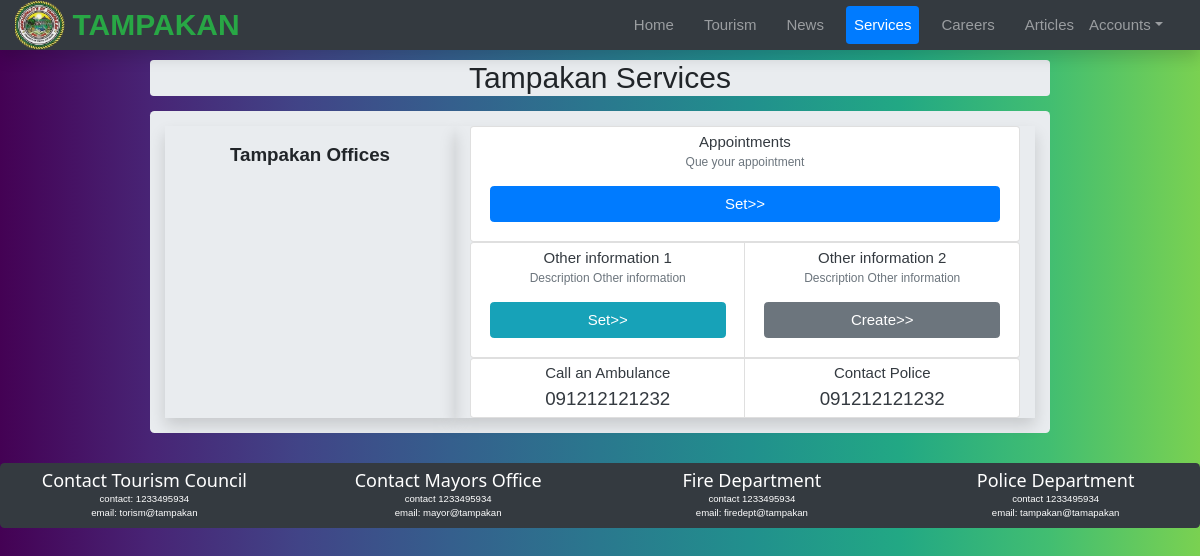
Before: /office/ with the older database file.
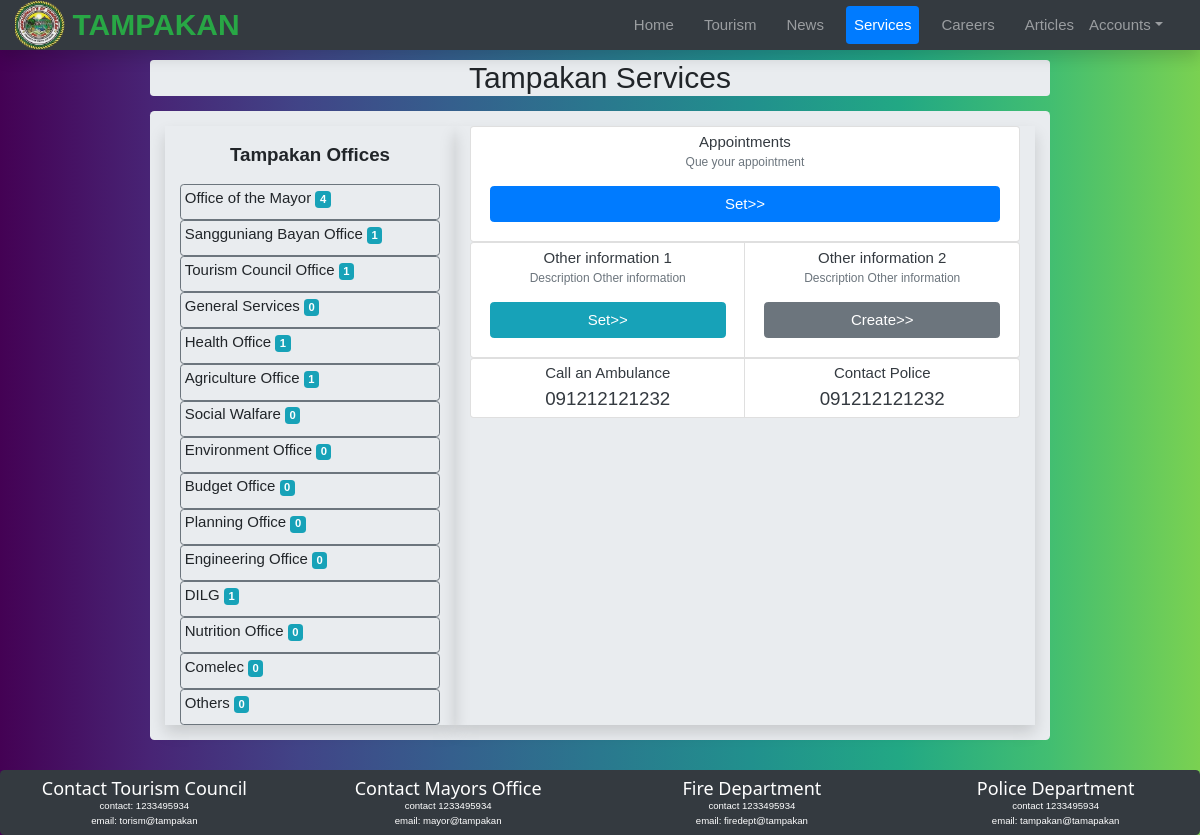
After: the same page with the newer database file.
### office/models.py (models this page shows, shortened)
class Office(models.Model):
    name = models.CharField(max_length=120)
    head = models.CharField(max_length=50, blank=True)
    def get_absolute_url(self):
        return reverse('office-page', kwargs={'pk': self.pk})
    @property
    def get_appointments(self):
        return self.related_appoinment.all()

### office/views.py (the view)
# urls.py: path('', office_list, name='office-list'),
def office_list(request):
    context = {'offices': Office.objects.all()}
    return render(request, 'office/office_list.html', context)

### templates/office/office_list.html
{% extends 'base/base.html' %}
{% block content %}
    <div class="jumbotron mx-auto col-lg-9 rounded h2 text-center my-3 p-0">Tampakan Services</div>
    <div class="jumbotron col-lg-9 mx-auto py-3">
        <div class="row">
            <div class="col-lg-4 shadow">
                <div class="lead font-weight-bold text-center my-3">Tampakan Offices</div>
                {% for office in offices %}
                    <a href="{{ office.get_absolute_url }}" class="nav-link p-1 border border-secondary rounded">
                        <div class="d-flex">
                            <div class="h6">{{ office.name }}
                                <span class="badge badge-info">{{ office.get_appointments.count }}</span>
                            </div>
                        </div>
                    </a>
                {% endfor %}
            </div>
            <div class="col-lg-8 shadow text-center">
                <div class="card text-dark p-1 animated slideInUp">
                    <div>Appointments</div>
                    <div class="text-muted small">Que your appointment</div>
                    <a href="{% url 'create-appointment' %}" class="btn btn-primary m-3">Set>></a>
                </div>
                <div class="card-group">
                    <div class="card text-dark p-1 animated slideInUp">
                        <div>Other information 1</div>
                        <div class="text-muted small">Description Other information</div>
                        <a href="{% url 'carrers' %}" class="btn btn-info m-3">Set>></a>
                    </div>
                    <div class="card text-dark p-1 animated slideInUp">
                        <div>Other information 2</div>
                        <div class="text-muted small">Description Other information</div>
                        <a href="{% url 'carrers' %}" class="btn btn-secondary m-3">Create>></a>
                    </div>
                </div>
                <div class="card-group">
                    <div class="card text-dark p-1 animated slideInUp">
                        <div>Call an Ambulance</div>
                        <div class="lead">091212121232</div>
                    </div>
                    <div class="card text-dark p-1 animated slideInUp">
                        <div>Contact Police</div>
                        <div class="lead">091212121232</div>
                    </div>
                </div>
            </div>
        </div>
    </div>
{% endblock content %}

Changed rows visible on the page:
added Office: name "Office of the Mayor", get_appointments.count "4"
added Office: name "Sangguniang Bayan Office", get_appointments.count "1"
added Office: name "Tourism Council Office", get_appointments.count "1"
added Office: name "General Services", get_appointments.count "0"
added Office: name "Health Office", get_appointments.count "1"
added Office: name "Agriculture Office", get_appointments.count "1"
added Office: name "Social Walfare", get_appointments.count "0"
added Office: name "Environment Office", get_appointments.count "0"
added Office: name "Budget Office", get_appointments.count "0"
added Office: name "Planning Office", get_appointments.count "0"
added Office: name "Engineering Office", get_appointments.count "0"
added Office: name "DILG", get_appointments.count "1"
added Office: name "Nutrition Office", get_appointments.count "0"
added Office: name "Comelec", get_appointments.count "0"
added Office: name "Others", get_appointments.count "0"
